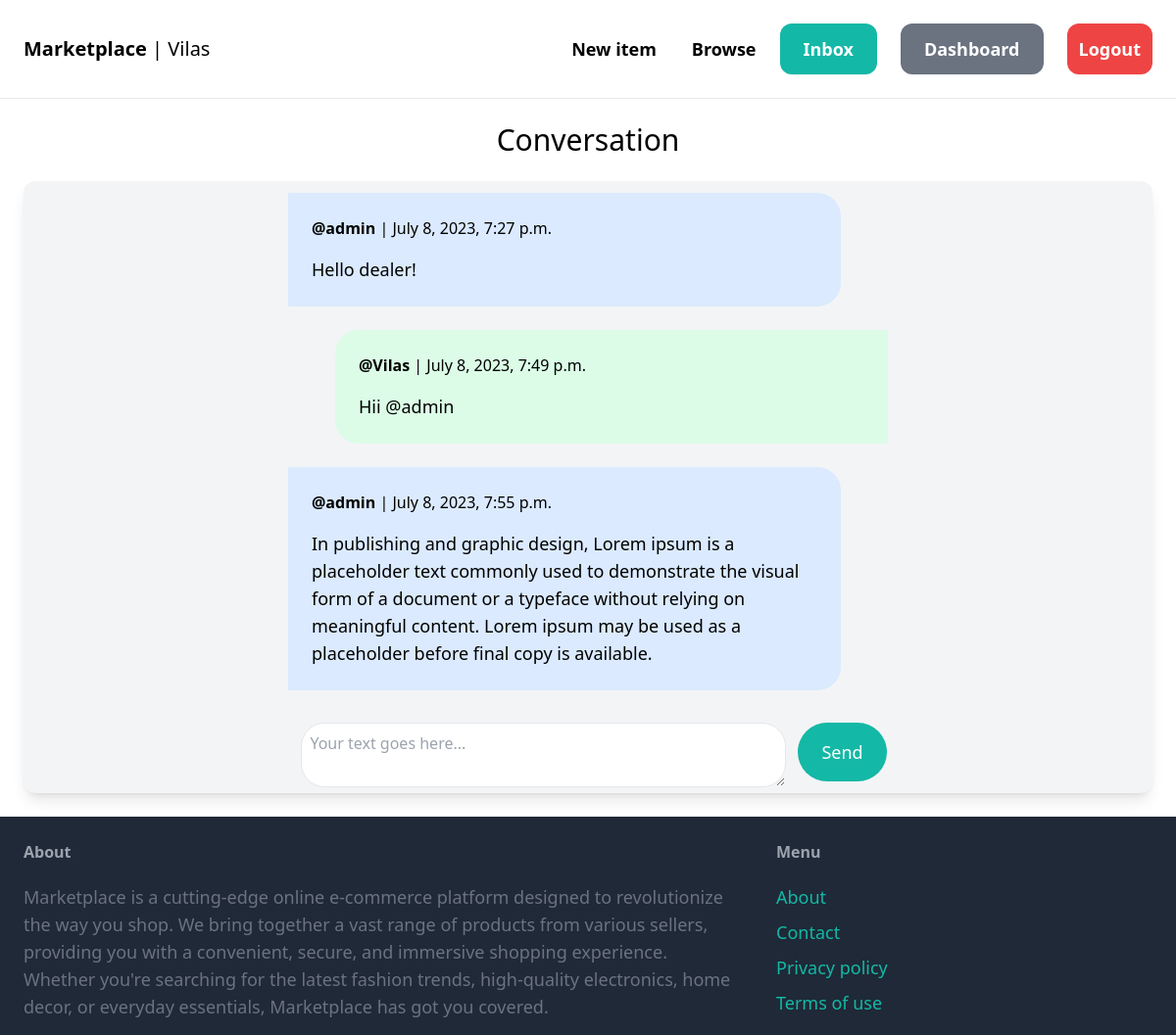
Screenshot of /inbox/1/ (signed in) with the database file from the repository.
### conversation/models.py (models this page shows, shortened)
class ConversationMessage(models.Model):
    conversation = models.ForeignKey(Conversation, related_name='messages', on_delete=models.CASCADE)
    content = models.TextField()
    created_at = models.DateTimeField(auto_now_add=True)
    created_by = models.ForeignKey(User, related_name='created_messages', on_delete=models.CASCADE)

### conversation/views.py (the view)
# urls.py: path('<int:pk>/', views.detail, name='detail'),
@login_required
def detail(request,pk):
    conversation = Conversation.objects.filter(members__in=[request.user.id]).get(pk=pk)
    if request.method == 'POST':
        form = ConversationMessageForm(request.POST)
        if form.is_valid():
            conversation_message = form.save(commit=False)
            conversation_message.conversation = conversation
            conversation_message.created_by = request.user
            conversation_message.save()
            return redirect('conversation:detail',pk=pk)
    else:
        form = ConversationMessageForm()
    return render(request, 'conversation/detail.html',{
        'conversation':conversation,
        'form':form,
    })

### conversation/forms.py
class ConversationMessageForm(forms.ModelForm):
    class Meta:
        model = ConversationMessage
        fields = ('content',)
        labels = {
            'content': '',  # Remove the label for the 'content' field
        }
        widgets = {
            'content':forms.Textarea(attrs={
                'class':'w-full  p-2   rounded-3xl border',
                'rows':2,
                'cols':50,
                'placeholder':'Your text goes here...'
            })
        }

### conversation/templates/conversation/detail.html (shortened to what this page needs)
{% extends 'core/base.html' %}
{% block content %}
<h1 class="mb-6 text-3xl text-center dark:text-white font-medium">Conversation</h1>
<div class=" bg-gray-100 dark:bg-gray-800 dark:text-white rounded-xl shadow-lg ">
<div class="space-y-6 p-3 relative grid justify-items-center max-h-[50vh] overflow-y-scroll">
    {% for message in conversation.messages.all %}
            <div class="sm:p-6 p-3 relative flex flex-col {% if message.created_by == request.user %} bg-green-100 dark:bg-green-600   ml-12 sm:w-1/2 rounded-l-3xl    {% else %} bg-blue-100 dark:bg-blue-600 mr-12 sm:w-1/2 rounded-r-3xl  {% endif %} ">
                <div>
                    <p class="mb-4"><strong>@{{ message.created_by.username }}</strong> |  {{ message.created_at }}</p>
                    <p class="text-lg font-normal   ">{{ message.content }}</p>
                </div>
            </div>
    {% endfor %}
</div>
<form action="" method="post" class="mt-6  dark:text-black flex flex-row justify-center space-x-3">
    {{ form.as_p }}
    <button class="py-4 px-6   h-fit text-lg bg-teal-500 hover:bg-teal-700 rounded-full text-white">Send</button>
</form>
</div>
{% endblock %}

### core/templates/core/base.html (shortened to what this page needs)
{% load static %}
<!DOCTYPE html>
<html lang="en">
<head>
    <script src="https://cdn.tailwindcss.com"></script>
</head>
<body class="dark:bg-gray-900">
    <nav class="dark:text-white py-6 sm:px-6 w-full sm:flex flex-wrap justify-between items-center border-b border-gray-200">
            <a href="/" class="md:text-xl font-semibold ">Marketplace<span class="font-light"> | {{ request.user.username }}</span></a>
        <div class="md:flex  md:space-x-6">
            <div class="flex items-center justify-end sm:space-x-6">
                <a href="{% url 'item:new' %}" class=" m-3 sm:text-lg font-semibold hover:text-gray-500">New item</a>
                <a href="{% url 'item:items' %}" class=" m-3 sm:text-lg font-semibold hover:text-gray-500">Browse</a>
            </div>
            {% if request.user.is_authenticated %}
                <div class="flex items-center justify-center sm:space-x-6 space-x-3">
                    <a href="{% url 'conversation:inbox' %}" class="px-6   sm:py-3 sm:text-lg font-semibold bg-teal-500 text-white rounded-xl hover:bg-teal-700">Inbox</a>
                    <a href="{% url 'dashboard:index' %}" class="px-6  sm:py-3 sm:text-lg font-semibold bg-gray-500 text-white rounded-xl hover:bg-gray-700">Dashboard</a>
                    <a href="{% url 'core:logout' %}" class="px-3  sm:py-3 sm:text-lg font-semibold bg-red-500 text-white rounded-xl hover:bg-red-700">Logout</a>
                </div>
            {% endif %}
        </div>
    </nav>
    <div class="px-6 py-6">
        {% block content %}
        {% endblock %}
    </div>
    <footer  class="py-6 px-6 flex justify-between bg-gray-800">
        <div class="w-2/3 pr-10">
            <h3 class="mb-5 font-semibold text-gray-400">About</h3>
            <p class="text-lg text-gray-500 break-words">
                Marketplace is a cutting-edge online e-commerce platform designed to revolutionize the way you shop. We bring together a vast range of products from various sellers, providing you with a convenient, secure, and immersive shopping experience. Whether you're searching for the latest fashion trends, high-quality electronics, home decor, or everyday essentials, Marketplace has got you covered.
            </p>
        </div>
        <div class="w-1/3">
            <h3 class="mb-5 font-semibold text-gray-400">Menu</h3>
            <ul class="space-y-2">
                <li><a href="#" class="text-lg text-teal-500 hover:text-teal-700">About</a></li>
                <li><a href="{% url 'core:contact' %}" class="text-lg text-teal-500 hover:text-teal-700">Contact</a></li>
                <li><a href="#" class="text-lg text-teal-500 hover:text-teal-700">Privacy policy</a></li>
                <li><a href="#" class="text-lg text-teal-500 hover:text-teal-700">Terms of use</a></li>
            </ul>
        </div>
    </footer>
</body>
</html>

### rows the page displays
ConversationMessage: created_by.username "admin", created_at "July 8, 2023, 7:27 p.m.", content "Hello dealer!"
ConversationMessage: created_by.username "Vilas", created_at "July 8, 2023, 7:49 p.m.", content "Hii @admin"
ConversationMessage: created_by.username "admin", created_at "July 8, 2023, 7:55 p.m.", content "In publishing and graphic design, Lorem ipsum is a placeholder text commonly used to demonstrate the visual form of a document or a typeface without relying on meaningful content. Lorem ipsum may be used as a placeholder before final copy is available."

### other values shown
{{ request.user.username }} "Vilas"
